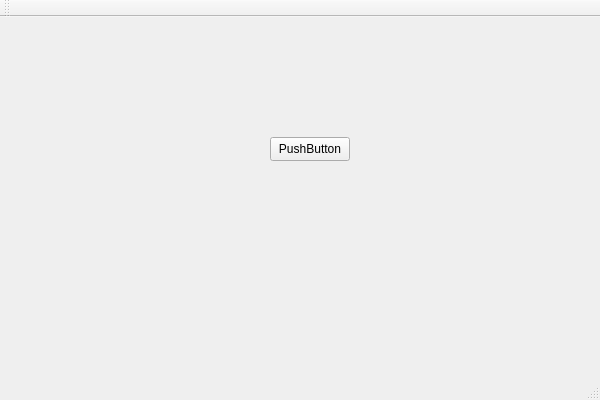
<?xml version="1.0" encoding="UTF-8"?>
<ui version="4.0">
 <class>MainWindowClass</class>
 <widget class="QMainWindow" name="MainWindowClass">
  <property name="geometry">
   <rect>
    <x>0</x>
    <y>0</y>
    <width>600</width>
    <height>400</height>
   </rect>
  </property>
  <property name="windowTitle">
   <string>MainWindow</string>
  </property>
  <widget class="QWidget" name="centralWidget">
   <widget class="QPushButton" name="pushButton">
    <property name="geometry">
     <rect>
      <x>270</x>
      <y>120</y>
      <width>80</width>
      <height>24</height>
     </rect>
    </property>
    <property name="text">
     <string>PushButton</string>
    </property>
   </widget>
  </widget>
  <widget class="QMenuBar" name="menuBar">
   <property name="geometry">
    <rect>
     <x>0</x>
     <y>0</y>
     <width>600</width>
     <height>21</height>
    </rect>
   </property>
  </widget>
  <widget class="QToolBar" name="mainToolBar">
   <attribute name="toolBarArea">
    <enum>TopToolBarArea</enum>
   </attribute>
   <attribute name="toolBarBreak">
    <bool>false</bool>
   </attribute>
  </widget>
  <widget class="QStatusBar" name="statusBar"/>
 </widget>
 <layoutdefault spacing="6" margin="11"/>
 <resources>
  <include location="mainwindow.qrc"/>
 </resources>
 <connections/>
</ui>
